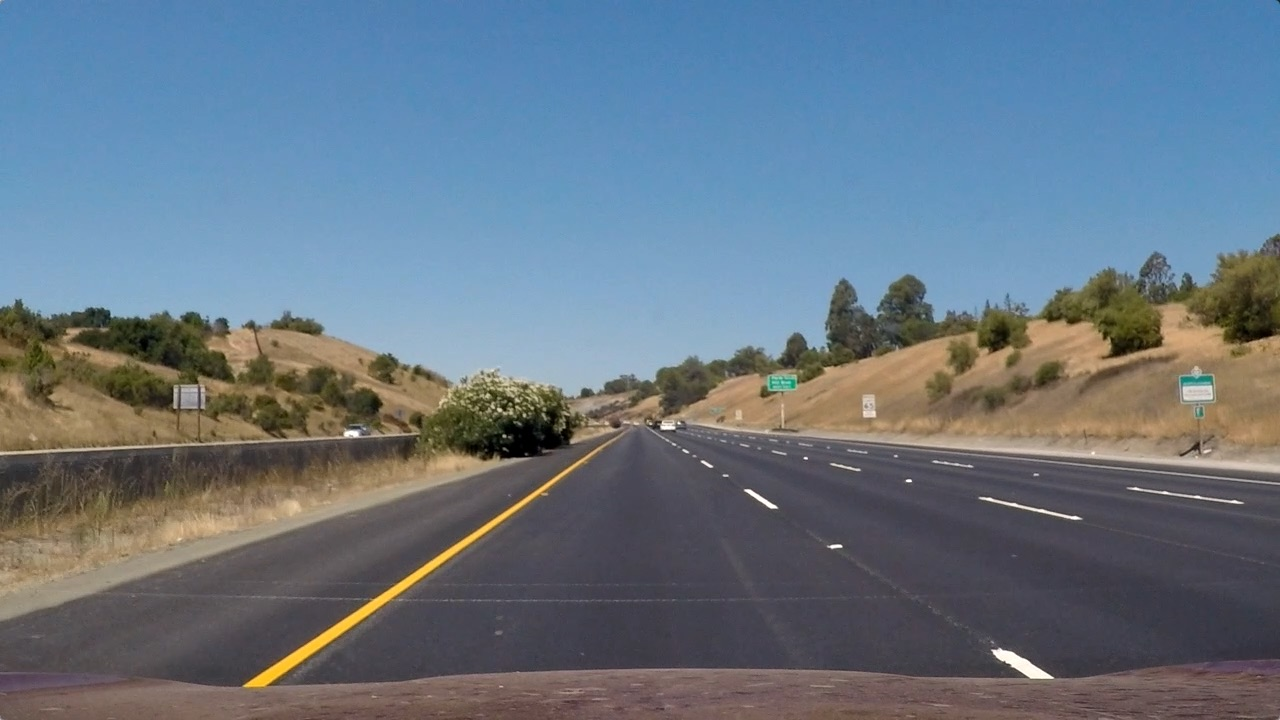
#> input picture test_images/straight_lines1.jpg, 1280 x 720 px; its folder holds only this picture in this run
$ jupyter execute --allow-errors Advanced_LaneFindingClass.ipynb   (shell and % lines are left out)   (older library calls are emulated)
#> lines starting #> are read from the running program, lines starting #| are printed output that depends on the picture
# Project: Advanced Lane Finding - Main

### <font color='red'> Note: Run 'Advanced_LaneFinding - PreProcessing' to generate camera calibration, perspective transform matrices before running this! </font>

### Pipeline procedure
1. Load camera calibration, perspective transform matrices
2. Gradient & color filtering
3. Undistort & unwarp
4. Find lane lines:
    a) Use sliding window for first image or when reset is needed
    b) Use lookback for subsequent images

### Import libraries

[cell 1]
import os
import numpy as np
import cv2
import matplotlib.pyplot as plt
import matplotlib.image as mpimg
import glob
import pickle

[cell 2]
def apply_gradx_color_filter(img, s_thresh=(170, 255), sx_thresh=(100, 255), l_thresh=(170, 255)):
    """Apply sobel filter along x and s-channel color filter"""
    img = np.copy(img)

    # Convert to HLS color space and separate the V channel
    hls = cv2.cvtColor(img, cv2.COLOR_RGB2HLS)
    l_channel = hls[:,:,1]
    s_channel = hls[:,:,2]

    mask_yellow = cv2.inRange(img, (128, 128, 0), (255, 255, 90))
    l_channel[mask_yellow > 128] = 255

    # Sobel x
    sobelx = cv2.Sobel(l_channel, cv2.CV_64F, 1, 0) # Take the derivative in x
    abs_sobelx = np.absolute(sobelx) # Absolute x derivative to accentuate lines away from horizontal
    scaled_sobel = np.uint8(255*abs_sobelx/np.max(abs_sobelx))

    # Threshold x gradient
    sxbinary = np.zeros_like(scaled_sobel)
    sxbinary[(scaled_sobel >= sx_thresh[0]) & (scaled_sobel <= sx_thresh[1])] = 1

    # Threshold color channel
    s_binary = np.zeros_like(s_channel)
    s_binary[(s_channel >= s_thresh[0]) & (s_channel <= s_thresh[1])] = 1

    # Threshold color channel
    l_binary = np.zeros_like(l_channel)
    l_binary[(l_channel >= l_thresh[0]) & (l_channel <= l_thresh[1])] = 1

    # # Stack each channel
    # color_binary = np.dstack(( np.zeros_like(sxbinary), sxbinary, s_binary)) * 255

    combined = np.zeros_like(s_channel)
    combined[((sxbinary == 1)  | (s_binary == 1) | (l_binary == 1))] = 1

    return combined

def undistort_image(img, mtx, dist):
    return cv2.undistort(img, mtx, dist, None, mtx)

def warp_perspective(img, M):
    """
    `img` is the undistored image
    `M` is the perspective transform matrix
    """
    warped = cv2.warpPerspective(img, M, (img.shape[1], img.shape[0]),
                                      flags=cv2.INTER_LINEAR)
    return warped

def find_lane_pixels(binary_warped, nwindows=9, margin=100, min_pixels=50):
    # Take a histogram of the bottom half of the image
    histogram = np.sum(binary_warped[binary_warped.shape[0]//2:,:], axis=0)

    # Create an output image to draw on and visualize the result
    out_img = np.dstack((binary_warped, binary_warped, binary_warped))

    # Find the peak of the left and right halves of the histogram
    # These will be the starting point for the left and right lines
    midpoint = np.int(histogram.shape[0]//2)
    leftx_base = np.argmax(histogram[:midpoint])
    rightx_base = np.argmax(histogram[midpoint:]) + midpoint

    # Set height of windows - based on nwindows above and image shape
    window_height = np.int(binary_warped.shape[0]//nwindows)
    # Identify the x and y positions of all nonzero pixels in the image
    nonzero = binary_warped.nonzero()
    nonzeroy = np.array(nonzero[0])
    nonzerox = np.array(nonzero[1])
    # Current positions to be updated later for each window in nwindows
    leftx_current = leftx_base
    rightx_current = rightx_base

    # Create empty lists to receive left and right lane pixel indices
    left_lane_inds = []
    right_lane_inds = []

    # Step through the windows one by one
    for window in range(nwindows):
        # Identify window boundaries in x and y (and right and left)
        win_y_low = binary_warped.shape[0] - (window+1)*window_height
        win_y_high = binary_warped.shape[0] - window*window_height

        ### TO-DO: Find the four below boundaries of the window ###
        win_xleft_low = leftx_current - margin  # Update this
        win_xleft_high = leftx_current + margin  # Update this
        win_xright_low = rightx_current - margin  # Update this
        win_xright_high = rightx_current + margin  # Update this

        # Draw the windows on the visualization image
        cv2.rectangle(out_img,(win_xleft_low,win_y_low),
                              (win_xleft_high,win_y_high),
                      (0,255,0), 2)
        cv2.rectangle(out_img,(win_xright_low,win_y_low),
                              (win_xright_high,win_y_high),
                      (0,255,0), 2)

        ### indIdentify the nonzero pixels in x and y within the window ###
        good_left_inds = np.where((nonzerox >= win_xleft_low) &
                                  (nonzerox < win_xleft_high) &
                                  (nonzeroy >= win_y_low) &
                                  (nonzeroy < win_y_high))[0]
        # list(zip(nonzerox[nz_left], nonzeroy[nz_left]))
        good_right_inds = np.where((nonzerox >= win_xright_low) &
                                  (nonzerox < win_xright_high) &
                                  (nonzeroy >= win_y_low) &
                                  (nonzeroy < win_y_high))[0]

        # Append these indices to the lists
        left_lane_inds.append(good_left_inds)
        right_lane_inds.append(good_right_inds)

        ### If you found > min_pixels, recenter next window ###
        ### (`right` or `leftx_current`) on their mean position ###
        if len(good_left_inds) > min_pixels:
            leftx_current = int(np.mean(nonzerox[good_left_inds]))

        if len(good_right_inds) > min_pixels:
            rightx_current = int(np.mean(nonzerox[good_right_inds]))


    # Concatenate the arrays of indices (previously was a list of lists of pixels)
    try:
        left_lane_inds = np.concatenate(left_lane_inds)
        right_lane_inds = np.concatenate(right_lane_inds)
    except ValueError:
        # Avoids an error if the above is not implemented fully
        pass

    # Extract left and right line pixel positions
    leftx = nonzerox[left_lane_inds]
    lefty = nonzeroy[left_lane_inds]
    rightx = nonzerox[right_lane_inds]
    righty = nonzeroy[right_lane_inds]

    return leftx, lefty, rightx, righty, out_img

# [22 lines left out: function search_around_poly, not called in this run]

def fit_lane_polynomials(ylen, leftx, lefty, rightx, righty, order=2):
    ### Fit a second order polynomial to each using `np.polyfit` ###
    left_fit = np.polyfit(lefty, leftx, order)
    right_fit = np.polyfit(righty, rightx, order)

    # Generate x and y values for plotting
    ploty = np.linspace(0, ylen-1, ylen)
    left_fitx = np.polyval(left_fit, ploty)
    right_fitx = np.polyval(right_fit, ploty)

    return left_fit, right_fit, left_fitx, right_fitx, ploty

def get_poly_lanes(img, prev_left_fit=None, prev_right_fit=None, margin=100):
    # Apply Sobel Gradient filter, color filter
    img_filt = apply_gradx_color_filter(img)

    # Undistort and unwarp image
    img_undistort = undistort_image(img=img_filt, mtx=mtx, dist=dist)
    img_unwarp = warp_perspective(img=img_undistort, M=M)

    # Find lane pixels
    if prev_left_fit is None or prev_right_fit is None:
        leftx, lefty, rightx, righty, out_img = find_lane_pixels(img_unwarp)
    else:
        # detect lines around previous fit
        leftx, lefty, rightx, righty = search_around_poly(img_unwarp, left_fit=prev_left_fit,
                                                          right_fit=prev_right_fit, margin=margin)

    # Fit polynomials lines to left, right lanes
    if len(leftx) and len(rightx):
        left_fit, right_fit, left_fitx, right_fitx, ploty = fit_lane_polynomials(img.shape[0], leftx, lefty, rightx, righty)
    else:
        left_fit = right_fit = left_fitx = right_fitx = ploty = None

    return img_unwarp, left_fit, right_fit, left_fitx, right_fitx, img_filt

# [4 lines left out: function plot_lane_lines, not called in this run]

def weighted_img(img, initial_img, α=0.8, β=1., γ=0.):
    """
    `img` is the output of the hough_lines(), An image with lines drawn on it.
    Should be a blank image (all black) with lines drawn on it.

    `initial_img` should be the image before any processing.

    The result image is computed as follows:

    initial_img * α + img * β + γ
    NOTE: initial_img and img must be the same shape!
    """
    return cv2.addWeighted(initial_img, α, img, β, γ)

def add_lanes_poly(image, left_fitx, right_fitx, y):
    # create lanes poly
    pts = np.vstack([np.vstack([left_fitx, y]).astype(np.int32).T,
                     np.vstack([right_fitx[::-1], y[::-1]]).astype(np.int32).T])
    lanes_poly = np.zeros([image.shape[0], image.shape[1], 3])
    lanes_img = cv2.fillPoly(lanes_poly,  [pts],  (255, 0, 0))

    # unwarp lanes perspective
    lanes_img_warp = warp_perspective(img=lanes_img, M=np.linalg.inv(M)).astype(np.uint8)


    return weighted_img(img=lanes_img_warp, initial_img=image, α=1.0, β=0.5)

def calc_poly_curve_radius(poly_fit, y_eval):
    return ((1 + (2*poly_fit[0]*y_eval+poly_fit[1])**2)**1.5)/(2*abs(poly_fit[0]))

def calc_lane_curve_radius(poly_fit, y_eval, xm_per_pix, ym_per_pix):
    # convert poly fit from pixels to m
    real_fit = np.copy(poly_fit)
    real_fit[0] *= xm_per_pix/(ym_per_pix**2)
    real_fit[1] *= (xm_per_pix/ym_per_pix)
    y_eval_m = y_eval*ym_per_pix

    return calc_poly_curve_radius(real_fit, y_eval_m)

font                   = cv2.FONT_HERSHEY_SIMPLEX
bottomLeftCornerOfText = (50, 50)
bottomLeftCornerOfText2 = (50, 100)
bottomLeftCornerOfText3 = (50, 150)
fontScale              = 1
fontColor              = (255,255,255)
lineType               = 2

class LaneFinding():
    def __init__(self, xm_per_pix=3.7/700., ym_per_pix=36/720., n_hist=12):
        self.ym_per_pix = ym_per_pix
        self.xm_per_pix = xm_per_pix
        self.n_hist = n_hist

        # was the line detected in the last iteration?
        self.detected = False

        self.best_x_vals = [None, None]
        self.recent_x_vals = [[None, None]]

        self.best_fits = [None, None]
        self.recent_fits = [[None, None]]

        #radius of curvature of the line in some units
        self.radius_of_curvatures = [[None, None]]
        self.best_radius = None

        #distance in meters of vehicle center from the line
        self.line_base_pos = [None]

        self.frame_count = 0

    def update_best_fits(self):
        if len(self.recent_fits) > self.n_hist:
            self.recent_fits = self.recent_fits[-self.n_hist:]
            self.recent_x_vals = self.recent_x_vals[-self.n_hist:]
            self.radius_of_curvatures = self.radius_of_curvatures[-self.n_hist:]
            self.line_base_pos = self.line_base_pos[-self.n_hist:]

        recent_fits_left = np.array([fits[0] for fits in self.recent_fits if fits[0] is not None])
        recent_fits_right = np.array([fits[1] for fits in self.recent_fits if fits[1] is not None])

        best_fit_left = np.average(recent_fits_left,
                                   weights=range(len(recent_fits_left), 0, -1),
                                   axis=0)
        best_fit_right = np.average(recent_fits_right,
                                    weights=range(len(recent_fits_right), 0, -1),
                                    axis=0)

        if not np.all(np.isnan(best_fit_left)) and not np.all(np.isnan(best_fit_right)):
            self.best_fits = [best_fit_left, best_fit_right]
#         else:
#             ELSE USE PREVIOUS FITS
#             self.best_fits = [None, None]

        recent_xvals_left = np.array([xvals[0] for xvals in self.recent_x_vals if xvals[0] is not None])
        recent_xvals_right = np.array([xvals[1] for xvals in self.recent_x_vals if xvals[1] is not None])
        best_xvals_left = np.average(recent_xvals_left,
                                     weights=range(len(recent_xvals_right), 0, -1),
                                     axis=0)
        best_xvals_right = np.average(recent_xvals_right,
                                      weights=range(len(recent_xvals_right), 0, -1),
                                      axis=0)
        if not np.all(np.isnan(best_xvals_left)) and not np.all(np.isnan(best_xvals_left)):
            self.best_x_vals = [best_xvals_left, best_xvals_right]
#         else:
#             ELSE USE PREVIOUS FITS
#             print(self.best_x_vals)
#             self.best_x_vals = [None, None]

        radii_curv_left = np.array([radii[0] for radii in self.radius_of_curvatures if radii[0] is not None])
        radii_curv_right = np.array([radii[1] for radii in self.radius_of_curvatures if radii[1] is not None])
        avg_radius_left = np.average(radii_curv_left,
                                     weights=range(len(radii_curv_left), 0, -1),
                                     axis=0)
        avg_radius_right = np.average(radii_curv_right,
                                      weights=range(len(radii_curv_right), 0, -1),
                                      axis=0)
        self.best_radius = 0.5*(avg_radius_left + avg_radius_right)


    def process_image(self, image):
        self.frame_count += 1

        ylen = image.shape[0]
        ploty = np.linspace(0, ylen-1, ylen)

        img_unwarp, left_fit, right_fit, left_fitx, right_fitx, img_filt = get_poly_lanes(image, prev_left_fit=self.best_fits[0],
                                                                                       prev_right_fit=self.best_fits[1])
        if left_fit is not None and right_fit is not None:
            left_curv_radius = calc_lane_curve_radius(left_fit, image.shape[0],
                                                      self.xm_per_pix, self.ym_per_pix)
            right_curv_radius = calc_lane_curve_radius(right_fit, image.shape[0],
                                                       self.xm_per_pix, self.ym_per_pix)

            curve_ratio = left_curv_radius/right_curv_radius
            lane_diff = (right_fitx - left_fitx) * self.xm_per_pix

            lane_width_base = lane_diff[-1] # lane width at base
            lane_width_max = np.max(lane_diff)
            lane_width_min = np.min(lane_diff)

            if max(left_curv_radius, right_curv_radius) > 1000:
                curve_ratio = 1.
        else:
            lane_width_base = lane_width_min = lane_width_max = curve_ratio = left_curv_radius = right_curv_radius = None

        if (left_fit is not None)  and (right_fit is not None) and (curve_ratio > 0.4) \
            and (curve_ratio < 2.5) and (lane_width_base > 3.0) and \
            (lane_width_base < 4.4) and (lane_width_min > 2.0):
            # fit looks good!
            self.recent_fits.append([left_fit, right_fit])
            self.recent_x_vals.append([left_fitx, right_fitx])
            self.radius_of_curvatures.append([left_curv_radius, right_curv_radius])
        else:
            # fit looks bad!
            self.recent_fits.append([None, None])
            self.recent_x_vals.append([None, None])
            self.radius_of_curvatures.append([None, None])

            ## PRINT STATS WHEN FIT DOESN'T PASS CHECKS
            print("Lane width base = ", lane_width_base)
            print("Lane width min = ", lane_width_min)
            print("Lane width max = ", lane_width_max)
            print("Curve Ratio = ", curve_ratio)

            ## SAVE IMAGES FOR DEBUGGING
#             img_wlanes_tmp = add_lanes_poly(image=image, left_fitx=left_fitx, right_fitx=right_fitx, y=ploty)
#             plot_lane_lines(img_filt, left_fitx, right_fitx, ploty)
#             cv2.putText(img_wlanes_tmp, "Radius of Curvature (Left) = {0:.1f}".format(left_curv_radius),
#                         bottomLeftCornerOfText, font, fontScale, fontColor, lineType)
#             cv2.putText(img_wlanes_tmp, "Radius of Curvature (Right) = {0:.1f}".format(right_curv_radius),
#                         bottomLeftCornerOfText2, font, fontScale, fontColor, lineType)
#             cv2.putText(img_wlanes_tmp, "Base Lane Width, min, max = {0:.2f}".format(lane_width_base),
#                         bottomLeftCornerOfText3, font, fontScale, fontColor, lineType)

#             plt.imsave("debug/test_{}_grad.png".format(self.frame_count), img_filt)
#             plt.imsave("debug/test_{}_unwarp.png".format(self.frame_count), img_unwarp)
#             plt.imsave("debug/test_{}.png".format(self.frame_count), img_wlanes_tmp)

        self.update_best_fits()

        if self.best_x_vals[0] is not None:
                img_wlanes = add_lanes_poly(image=image, left_fitx=self.best_x_vals[0], right_fitx=self.best_x_vals[1], y=ploty)
        else:
            img_wlanes = add_lanes_poly(image=image, left_fitx=left_fitx, right_fitx=right_fitx, y=ploty)

        lane_center = 0.5*(self.best_x_vals[0][-1] + self.best_x_vals[1][-1])
        lane_offset = (image.shape[1]/2 - lane_center)*self.xm_per_pix

        cv2.putText(img_wlanes, "Radius of Curvature = {0:.1f}m".format(self.best_radius),
                    bottomLeftCornerOfText, font, fontScale, fontColor, lineType)
        if lane_offset > 0:
            cv2.putText(img_wlanes, "Vehicle is {0:.1f}m right of center".format(abs(lane_offset)),
                        bottomLeftCornerOfText2, font, fontScale, fontColor, lineType)
        else:
            cv2.putText(img_wlanes, "Vehicle is {0:.2f}m left of center".format(abs(lane_offset)),
                        bottomLeftCornerOfText2, font, fontScale, fontColor, lineType)
        return img_wlanes

### Process Video

[cell 3]
inp_video = 'project_video.mp4'
pkl_file = 'cameraCalibration_perspectiveTransform_matrices.pkl'
lane_detection = LaneFinding(xm_per_pix=3.7/700., ym_per_pix=36/720., n_hist=12)

# inp_video = 'challenge_video.mp4'
# pkl_file = 'cameraCalibration_perspectiveTransform_matrices_challenge.pkl'
# lane_detection = LaneFinding(xm_per_pix=3.7/650., ym_per_pix=30/720., n_hist=25)

[cell 4]
try:
    with open(pkl_file, 'rb') as f:
#> (reads cameraCalibration_perspectiveTransform_matrices.pkl from the repository)
        data = pickle.load(f)
    mtx = data['mtx']
    dist = data['dist']
    M = data['M']
except FileNotFoundError:
    print("Run 'Advanced_LaneFinding - PreProcessing' to generate camera calibration, ",
          "perspective transform matrices before running this!")

[cell 5]
from moviepy.editor import VideoFileClip
#> (the rest of this cell did not finish here and is left out)

### Process Test Images

[cell 6]
pkl_file = 'cameraCalibration_perspectiveTransform_matrices.pkl'

[cell 7]
try:
    with open(pkl_file, 'rb') as f:
        data = pickle.load(f)
    mtx = data['mtx']
    dist = data['dist']
    M = data['M']
except FileNotFoundError:
    print("Run 'Advanced_LaneFinding - PreProcessing' to generate camera calibration, ",
          "perspective transform matrices before running this!")

[cell 8]
test_images = [f for f in os.listdir("test_images") if f.endswith('.jpg') or f.endswith('.png')]
for test_image in test_images:
    lane_detection = LaneFinding()

    img = cv2.imread(os.path.join("test_images/", test_image))
#> img is the input picture: shape (720, 1280, 3); mean B, G, R 131.2, 117.7, 103.2
    img = cv2.cvtColor(img, cv2.COLOR_BGR2RGB)
    proc_img = lane_detection.process_image(img)
#> in apply_gradx_color_filter, `l_channel = hls[:,:,1]`:
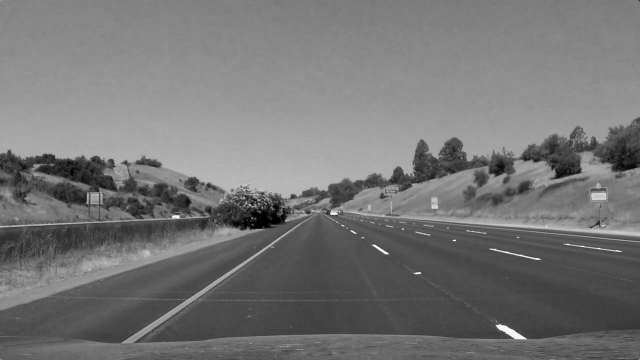
#> l_channel: shape (720, 1280) (shown at 1/2 size); min 0, max 254, mean 117
#> in apply_gradx_color_filter, `s_channel = hls[:,:,2]`:
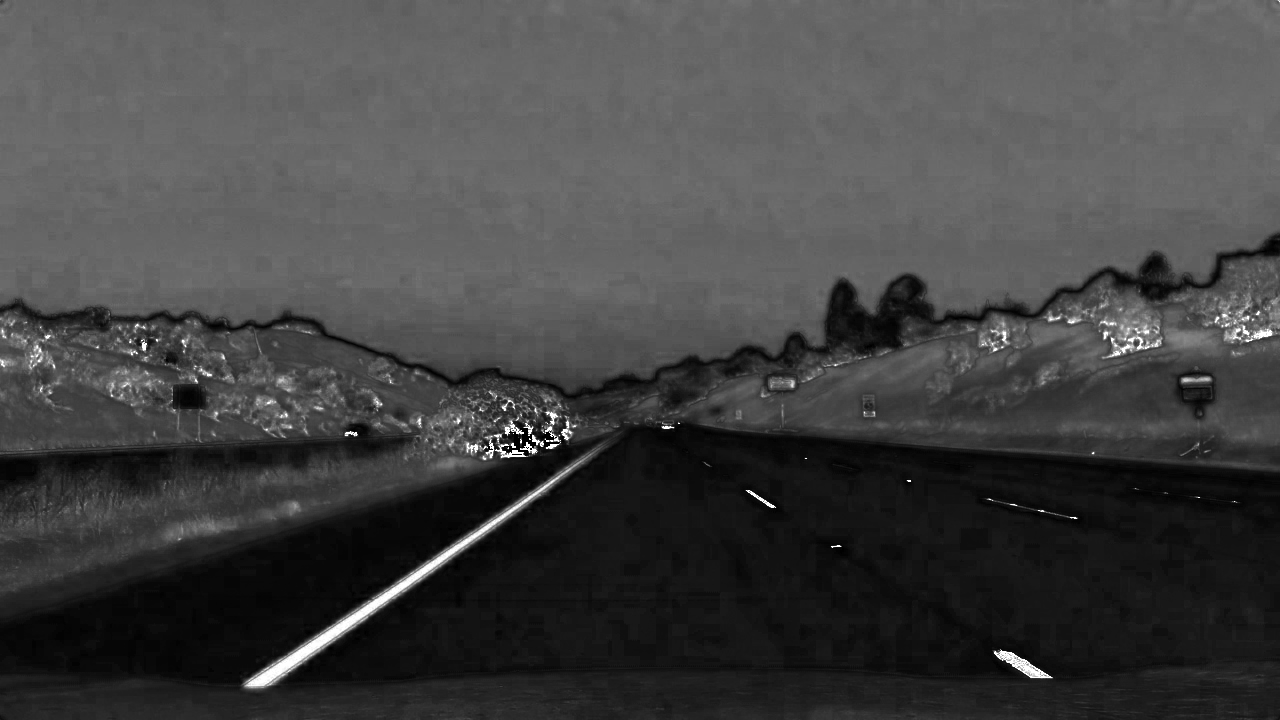
#> s_channel: shape (720, 1280); min 0, max 255, mean 67
#> (the rest of the program and of its run is left out)
